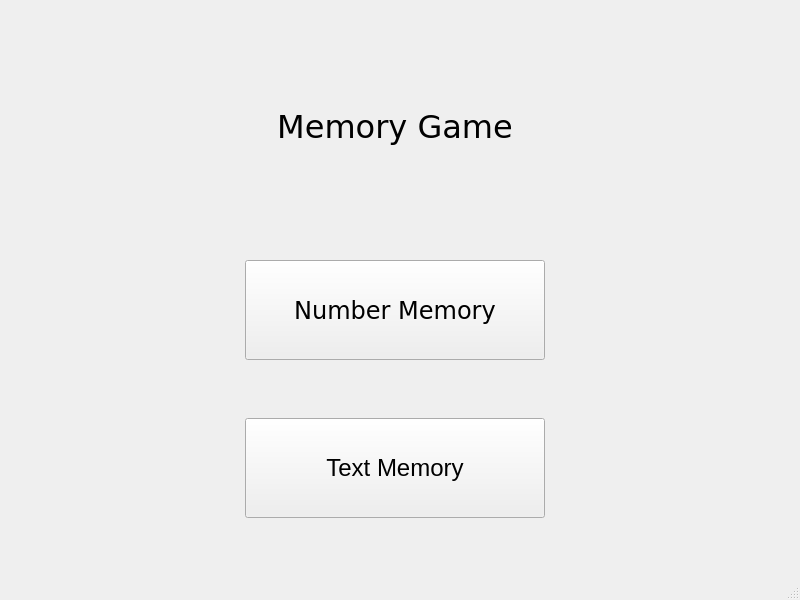
<?xml version="1.0" encoding="UTF-8"?>
<ui version="4.0">
 <class>MainWindow</class>
 <widget class="QMainWindow" name="MainWindow">
  <property name="geometry">
   <rect>
    <x>0</x>
    <y>0</y>
    <width>800</width>
    <height>600</height>
   </rect>
  </property>
  <property name="minimumSize">
   <size>
    <width>800</width>
    <height>600</height>
   </size>
  </property>
  <property name="maximumSize">
   <size>
    <width>800</width>
    <height>600</height>
   </size>
  </property>
  <property name="windowTitle">
   <string>MainWindow</string>
  </property>
  <widget class="QWidget" name="centralwidget">
   <property name="maximumSize">
    <size>
     <width>1000</width>
     <height>1000</height>
    </size>
   </property>
   <widget class="QWidget" name="gridLayoutWidget">
    <property name="geometry">
     <rect>
      <x>0</x>
      <y>0</y>
      <width>791</width>
      <height>571</height>
     </rect>
    </property>
    <layout class="QGridLayout" name="gridLayout">
     <item row="0" column="0">
      <widget class="QLabel" name="label">
       <property name="maximumSize">
        <size>
         <width>400</width>
         <height>150</height>
        </size>
       </property>
       <property name="font">
        <font>
         <family>Verdana</family>
         <pointsize>24</pointsize>
        </font>
       </property>
       <property name="text">
        <string>Memory Game</string>
       </property>
       <property name="alignment">
        <set>Qt::AlignCenter</set>
       </property>
      </widget>
     </item>
     <item row="1" column="0">
      <widget class="QPushButton" name="button_numbermem">
       <property name="maximumSize">
        <size>
         <width>300</width>
         <height>100</height>
        </size>
       </property>
       <property name="font">
        <font>
         <family>Verdana</family>
         <pointsize>18</pointsize>
        </font>
       </property>
       <property name="text">
        <string>Number Memory</string>
       </property>
      </widget>
     </item>
     <item row="2" column="0">
      <widget class="QPushButton" name="button_textmem">
       <property name="maximumSize">
        <size>
         <width>300</width>
         <height>100</height>
        </size>
       </property>
       <property name="font">
        <font>
         <pointsize>18</pointsize>
        </font>
       </property>
       <property name="text">
        <string>Text Memory</string>
       </property>
      </widget>
     </item>
    </layout>
   </widget>
  </widget>
  <widget class="QStatusBar" name="statusbar"/>
 </widget>
 <resources/>
 <connections/>
</ui>
